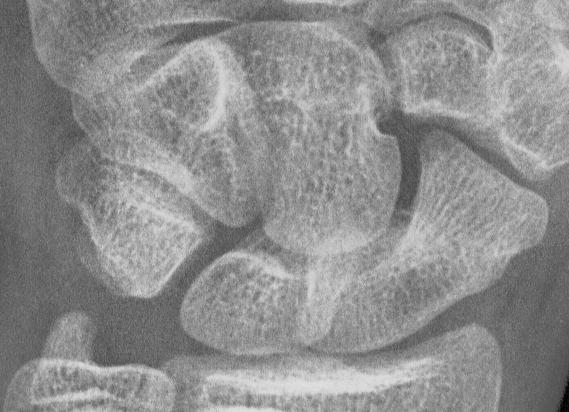
#> input picture outputs/roi/carpal_roi.png, 569 x 412 px
$ python test_segmentation.py outputs/roi/carpal_roi.png
#> lines starting #> are read from the running program, lines starting #| are printed output that depends on the picture; after the words box and inside, x2 and y2 are one past the last pixel; in counts of white or black regions, pixels touching at a corner belong together
### ml/segmentation.py
"""
Segmentasi eksploratif ROI X-ray OSSIA.

Membandingkan Otsu dan adaptive threshold setelah opsi denoising ringan.
Tidak mengidentifikasi anatomi secara otomatis dan bukan segmentasi klinis tervalidasi.
"""

from __future__ import annotations
from pathlib import Path
from typing import Any, Dict, Optional
import cv2
import numpy as np


def prepare_grayscale(image: np.ndarray) -> np.ndarray:
    if image is None or not isinstance(image, np.ndarray) or image.size == 0:
        raise ValueError("Citra kosong atau tidak valid.")
    if image.ndim == 3:
        if image.shape[2] == 3:
            image = cv2.cvtColor(image, cv2.COLOR_BGR2GRAY)
        elif image.shape[2] == 4:
            image = cv2.cvtColor(image, cv2.COLOR_BGRA2GRAY)
        elif image.shape[2] == 1:
            image = image[:, :, 0]
        else:
            raise ValueError("Jumlah channel tidak didukung.")
    elif image.ndim != 2:
        raise ValueError("Citra harus 2D grayscale atau 3D warna.")
    if image.dtype != np.uint8:
        image = np.nan_to_num(image, nan=0, posinf=255, neginf=0)
        image = cv2.normalize(image, None, 0, 255, cv2.NORM_MINMAX).astype(np.uint8)
    return image


def denoise_image(image: np.ndarray, method: str = "median", strength: int = 3) -> np.ndarray:
    gray = prepare_grayscale(image)
    if method == "none":
        return gray.copy()
    if strength < 3 or strength % 2 == 0:
        raise ValueError("strength harus ganjil dan minimal 3.")
    if method == "median":
        return cv2.medianBlur(gray, strength)
    if method == "gaussian":
        return cv2.GaussianBlur(gray, (strength, strength), 0)
    if method == "bilateral":
        return cv2.bilateralFilter(gray, d=5, sigmaColor=35, sigmaSpace=35)
    raise ValueError("method: none, median, gaussian, bilateral.")


def otsu_segmentation(image: np.ndarray, invert: bool = False, blur_kernel: int = 3) -> Dict[str, Any]:
    gray = prepare_grayscale(image)
    if blur_kernel < 1 or blur_kernel % 2 == 0:
        raise ValueError("blur_kernel harus ganjil positif.")
    filtered = cv2.GaussianBlur(gray, (blur_kernel, blur_kernel), 0) if blur_kernel > 1 else gray
    flag = cv2.THRESH_BINARY_INV if invert else cv2.THRESH_BINARY
    threshold, mask = cv2.threshold(filtered, 0, 255, flag + cv2.THRESH_OTSU)
    return {"mask": mask, "threshold": float(threshold), "method": "otsu"}


def adaptive_mean_segmentation(image: np.ndarray, block_size: int = 31, c_value: int = 5, invert: bool = False) -> np.ndarray:
    gray = prepare_grayscale(image)
    _validate_adaptive(gray, block_size)
    flag = cv2.THRESH_BINARY_INV if invert else cv2.THRESH_BINARY
    return cv2.adaptiveThreshold(gray, 255, cv2.ADAPTIVE_THRESH_MEAN_C, flag, block_size, float(c_value))


def adaptive_gaussian_segmentation(image: np.ndarray, block_size: int = 31, c_value: int = 5, invert: bool = False) -> np.ndarray:
    gray = prepare_grayscale(image)
    _validate_adaptive(gray, block_size)
    flag = cv2.THRESH_BINARY_INV if invert else cv2.THRESH_BINARY
    return cv2.adaptiveThreshold(gray, 255, cv2.ADAPTIVE_THRESH_GAUSSIAN_C, flag, block_size, float(c_value))


def _validate_adaptive(gray: np.ndarray, block_size: int) -> None:
    if block_size <= 1 or block_size % 2 == 0:
        raise ValueError("block_size harus ganjil dan lebih besar dari 1.")
    if block_size > min(gray.shape):
        raise ValueError("block_size melebihi dimensi terkecil citra.")


def segmentation_summary(mask: np.ndarray) -> Dict[str, float]:
    if mask is None or mask.ndim != 2:
        raise ValueError("Mask harus berupa citra 2D.")
    fg = int(np.count_nonzero(mask))
    total = int(mask.size)
    return {"total_pixels": total, "foreground_pixels": fg,
            "background_pixels": total - fg, "foreground_ratio": fg / total if total else 0.0}


def segment_roi(
    image: np.ndarray,
    *,
    denoise: str = "median",
    denoise_strength: int = 3,
    invert: bool = False,
    adaptive_block_size: int = 31,
    adaptive_c: int = 5,
) -> Dict[str, Any]:
    gray = prepare_grayscale(image)
    filtered = denoise_image(gray, denoise, denoise_strength)
    otsu = otsu_segmentation(filtered, invert=invert, blur_kernel=1)
    mean = adaptive_mean_segmentation(filtered, adaptive_block_size, adaptive_c, invert)
    gaussian = adaptive_gaussian_segmentation(filtered, adaptive_block_size, adaptive_c, invert)
    masks = {"otsu": otsu["mask"], "adaptive_mean": mean, "adaptive_gaussian": gaussian}
    return {
        "gray_image": gray, "filtered_image": filtered, "masks": masks,
        "otsu_threshold": otsu["threshold"],
        "summaries": {name: segmentation_summary(mask) for name, mask in masks.items()},
        "settings": {"denoise": denoise, "denoise_strength": denoise_strength,
                     "invert": invert, "adaptive_block_size": adaptive_block_size, "adaptive_c": adaptive_c}
    }


def save_segmentation_results(image: np.ndarray, result: Dict[str, Any], output_dir: str | Path = "outputs/segmentation") -> Dict[str, str]:
    out = Path(output_dir)
    out.mkdir(parents=True, exist_ok=True)
    images = {"roi_input": prepare_grayscale(image),
              "filtered_input": result["filtered_image"],
              **{f"mask_{k}": v for k, v in result["masks"].items()}}
    paths = {}
    for name, arr in images.items():
        path = out / f"{name}.png"
        if not cv2.imwrite(str(path), arr):
            raise IOError(f"Gagal menyimpan {path}")
        paths[name] = path.as_posix()
    return paths

### test_segmentation.py
"""Uji segmentasi ROI OSSIA.

Jalankan:
python test_segmentation.py "outputs/roi/carpal_roi.png"
"""
import argparse
from pathlib import Path
import cv2
from ml.segmentation import segment_roi, save_segmentation_results

def main():
    parser = argparse.ArgumentParser()
    parser.add_argument("image")
    parser.add_argument("--denoise", choices=["none", "median", "gaussian", "bilateral"], default="median")
    parser.add_argument("--invert", action="store_true")
    parser.add_argument("--block-size", type=int, default=31)
    parser.add_argument("--c-value", type=int, default=5)
    args = parser.parse_args()

    path = Path(args.image)
    if not path.is_file():
        raise SystemExit(f"File tidak ditemukan: {path}")
    image = cv2.imread(str(path), cv2.IMREAD_GRAYSCALE)
#> image is the input picture: shape (412, 569); min 2, max 225, mean 141.4
    if image is None:
        raise SystemExit("Gambar tidak dapat dibaca.")

    result = segment_roi(image, denoise=args.denoise, invert=args.invert,
                         adaptive_block_size=args.block_size, adaptive_c=args.c_value)
#> in otsu_segmentation, `threshold, mask = cv2.threshold(filtered, 0, 255, flag + cv2.THRESH_OT..`:
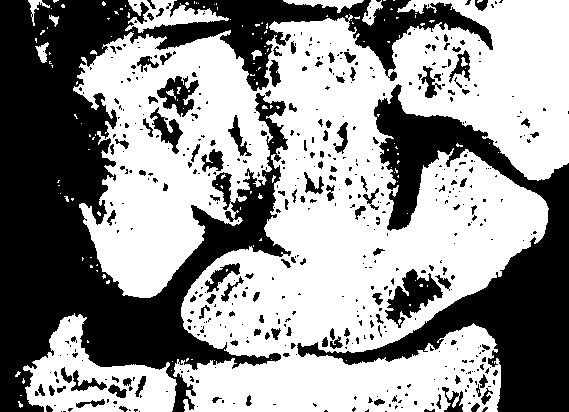
#> mask: shape (412, 569); 57.7% white; 526 black regions (397 under 20 px), largest, box (x1, y1, x2, y2) and area: (0, 0, 493, 412) 61601, (297, 84, 569, 412) 24906, (385, 269, 443, 328) 1498
#> in otsu_segmentation, `threshold, mask = cv2.threshold(filtered, 0, 255, flag + cv2.THRESH_OT..`: threshold = 137
#> in segment_roi, `otsu = otsu_segmentation(filtered, invert=invert, blur_kernel=1)`: otsu = 3 items
#> in adaptive_mean_segmentation, `return cv2.adaptiveThreshold(gray, 255, cv2.ADAPTIVE_THRESH_MEAN_C, fl..`:
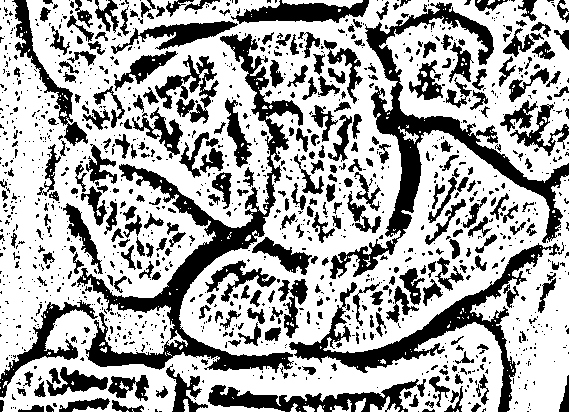
#> returned value: shape (412, 569); 65.8% white; 1307 black regions (996 under 20 px), largest, box (x1, y1, x2, y2) and area: (77, 34, 303, 373) 11501, (330, 2, 569, 279) 9361, (289, 243, 560, 412) 6178
#> in adaptive_gaussian_segmentation, `return cv2.adaptiveThreshold(gray, 255, cv2.ADAPTIVE_THRESH_GAUSSIAN_C..`:
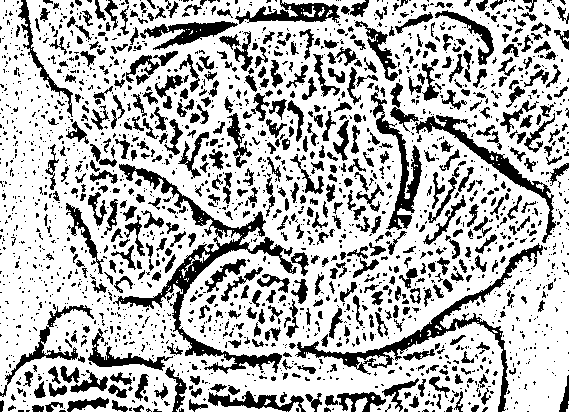
#> returned value: shape (412, 569); 71.8% white; 2061 black regions (1501 under 20 px), largest, box (x1, y1, x2, y2) and area: (113, 164, 297, 374) 4981, (295, 243, 543, 412) 3232, (415, 115, 556, 243) 1814
#> result = 6 items
    saved = save_segmentation_results(image, result)
#> the loop in save_segmentation_results, `for name, arr in images.items():` made 5 passes
#> name on passes 1 to 5: 'roi_input', 'filtered_input', 'mask_otsu', 'mask_adaptive_mean', 'mask_adaptive_gaussian'
#> after the loop in save_segmentation_results, `for name, arr in images.items():`: paths = 5 items
#> saved = 5 items
    print("SEGMENTASI BERHASIL")
    print(f"ROI: {image.shape[1]} x {image.shape[0]}")
#| ROI: 569 x 412
    print(f"Threshold Otsu: {result['otsu_threshold']:.2f}")
#| Threshold Otsu: 137.00
    for name, stats in result["summaries"].items():
        print(f"{name}: foreground ratio={stats['foreground_ratio']:.4f}")
#> this loop made 3 passes
#| otsu: foreground ratio=0.5771
#| adaptive_mean: foreground ratio=0.6581
#| adaptive_gaussian: foreground ratio=0.7184
    for name, filename in saved.items():
        print(f"{name}: {filename}")
#> this loop made 5 passes
#| roi_input: outputs/segmentation/roi_input.png
#| filtered_input: outputs/segmentation/filtered_input.png
#| mask_otsu: outputs/segmentation/mask_otsu.png
#| mask_adaptive_mean: outputs/segmentation/mask_adaptive_mean.png
#| mask_adaptive_gaussian: outputs/segmentation/mask_adaptive_gaussian.png
    print("Mask thresholding bukan segmentasi anatomi tervalidasi.")

if __name__ == "__main__":
    main()
